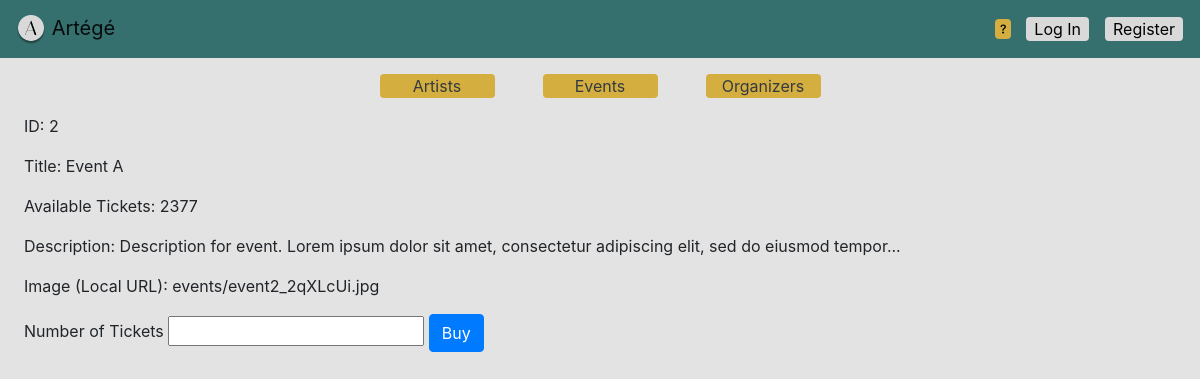
Page /buy_ticket/2/ on the earlier database version.
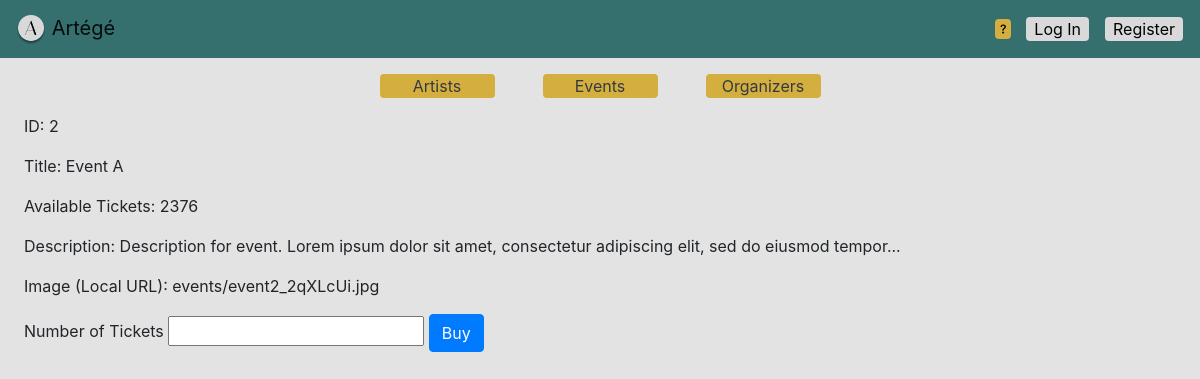
Same page on the later database version.
### project_app/models.py (models this page shows)
class Event(models.Model):
    title = models.CharField(max_length=255)
    location = models.CharField(max_length=255)
    image = models.ImageField(upload_to="events", default="events/event1.jpg")
    date = models.DateTimeField()
    description = models.CharField(max_length=300, default="Description for event. Lorem ipsum dolor sit amet, consectetur adipiscing elit, sed do eiusmod tempor... ")
    available_tickets = models.IntegerField()
    artists = models.ManyToManyField(AppUser, related_name="artists")
    organizer = models.ForeignKey(AppUser, related_name="organizer", on_delete=models.CASCADE)

### project_app/views.py (the view, shortened to what this page needs)
# urls.py: path('buy_ticket/<int:event_id>/', views.buy_ticket, name='buy_ticket'),
def buy_ticket(request, event_id):
    event = get_object_or_404(Event, pk=event_id)
    return render(request, 'buy_ticket.html', {'event': event})

### project_app/templates/buy_ticket.html (shortened to what this page needs)
{% extends "base_generic.html" %} {% block content %}
<p>ID: {{ event.id }}</p>
<p>Title: {{ event.title }}</p>
<p>Available Tickets: {{ event.available_tickets }}</p>
<p>Description: {{ event.description }}</p>
<p>Image (Local URL): {{ event.image }}</p>
<form method="post" action="{% url 'buy_ticket' event.id %}">
        <label for="number_of_tickets">Number of Tickets</label>
        <input id="number_of_tickets" type="number" name="number_of_tickets" required>
        <button class="btn btn-primary" type="submit">Buy</button>
    </form>
{% endblock %}

Differences in the rows shown:
changed Event "Event A": available_tickets "2377" → "2376"
